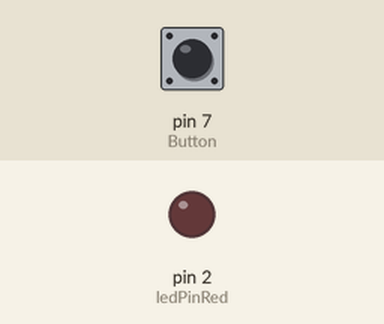
Simulated run of this sketch. Board: Arduino Uno, built with avr-gcc and run on an emulated ATmega328P. On the bench: output pins drawn as LEDs (lit = HIGH). Inputs (shaded band) come from the test bench; at power-on: pin 7 (Button) LOW.

Above: at 1.2 s.
1.3 s: pin 7 (Button) pulled HIGH for 0.15 s
At 2.7 s:
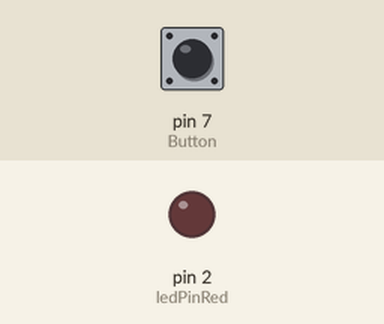
3.0 s: pin 7 (Button) pulled HIGH for 1 s
At 3.8 s:
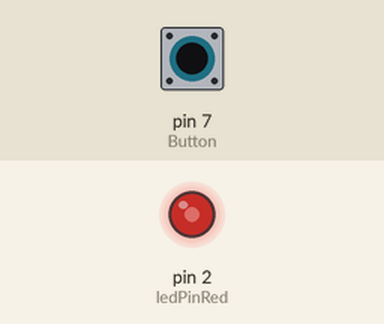
5.5 s: pin 7 (Button) pulled HIGH for 3.2 s
At 9.6 s:
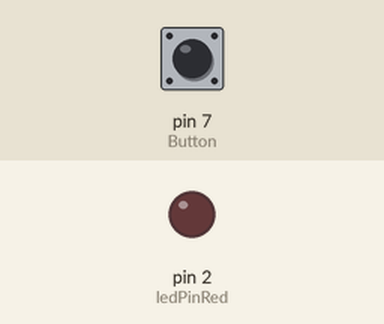
Timing chart, 0 to 11.1 s (numbered marks = the images above; inputs shaded):
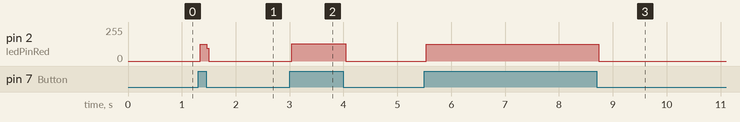

The sketch:

Kepypad.ino
```cpp
// int ledPinOrange = 7;

int ledPinRed = 2;
int Button = 7;
int flag  = 0;
int val = 0;

void setup() {
  // put your setup code here, to run once:
//pinMode(ledPinOrange, OUTPUT);
pinMode(ledPinRed, OUTPUT);
pinMode(Button, INPUT);
}

void loop() {
  // put your main code here, to run repeatedly:
// digitalWrite(ledPinOrange, HIGH);
int val = digitalRead(Button);

//if(val == HIGH)
//{
//  digitalWrite(ledPinRed, HIGH);
//}
//else
//{
//  digitalWrite(ledPinRed, LOW);
//}
if(val == HIGH)
{
flag = 1 - flag;
}

if(flag == 1)
{
  digitalWrite(ledPinRed, HIGH);
}
else
{
  digitalWrite(ledPinRed, LOW);
}
}
```

Measured:
- after the input at 1.3 s, pin 2 (ledPinRed): 0/255 → 126/255 at once, → 0/255 0.12 s later
- after the input at 3.0 s, pin 2 (ledPinRed): 0/255 → 129/255 at once, → 0/255 1.0 s later
- after the input at 5.5 s, pin 2 (ledPinRed): 0/255 → 126/255 at once, → 0/255 3.2 s later
